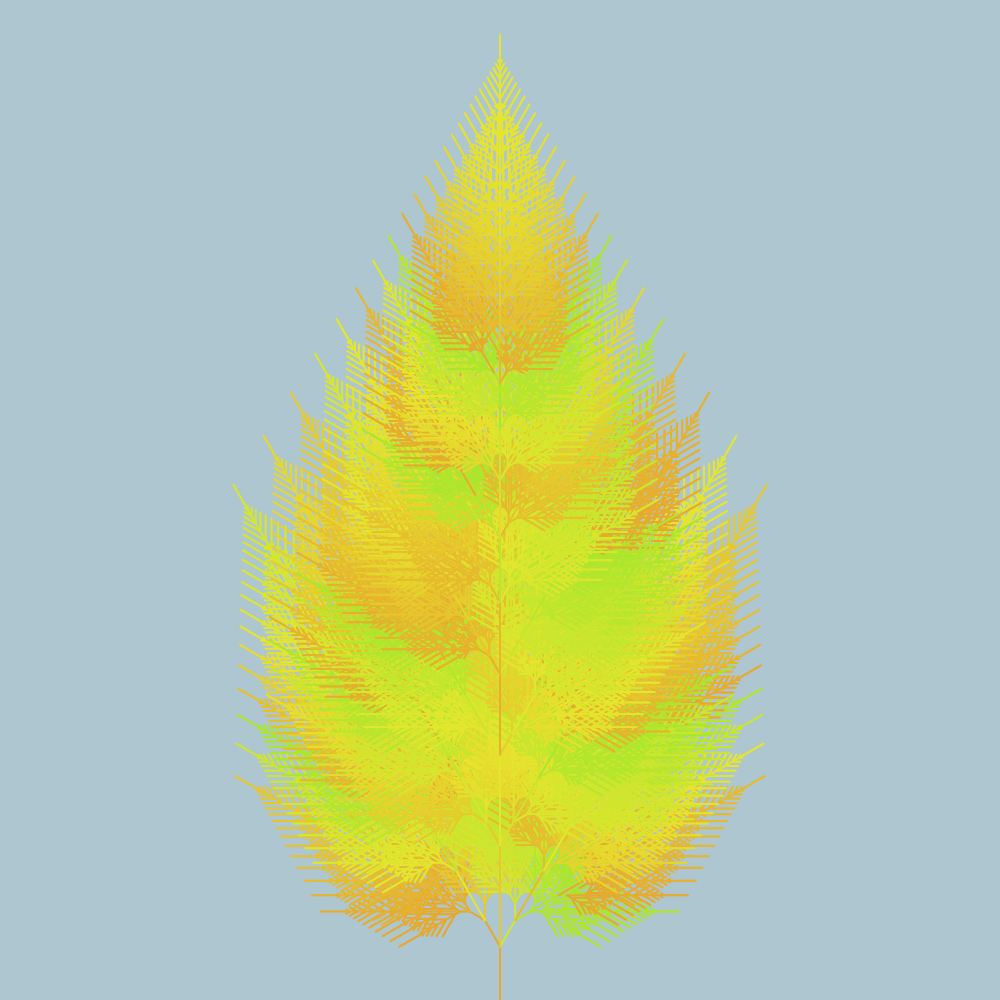
Frame 1 (no input)
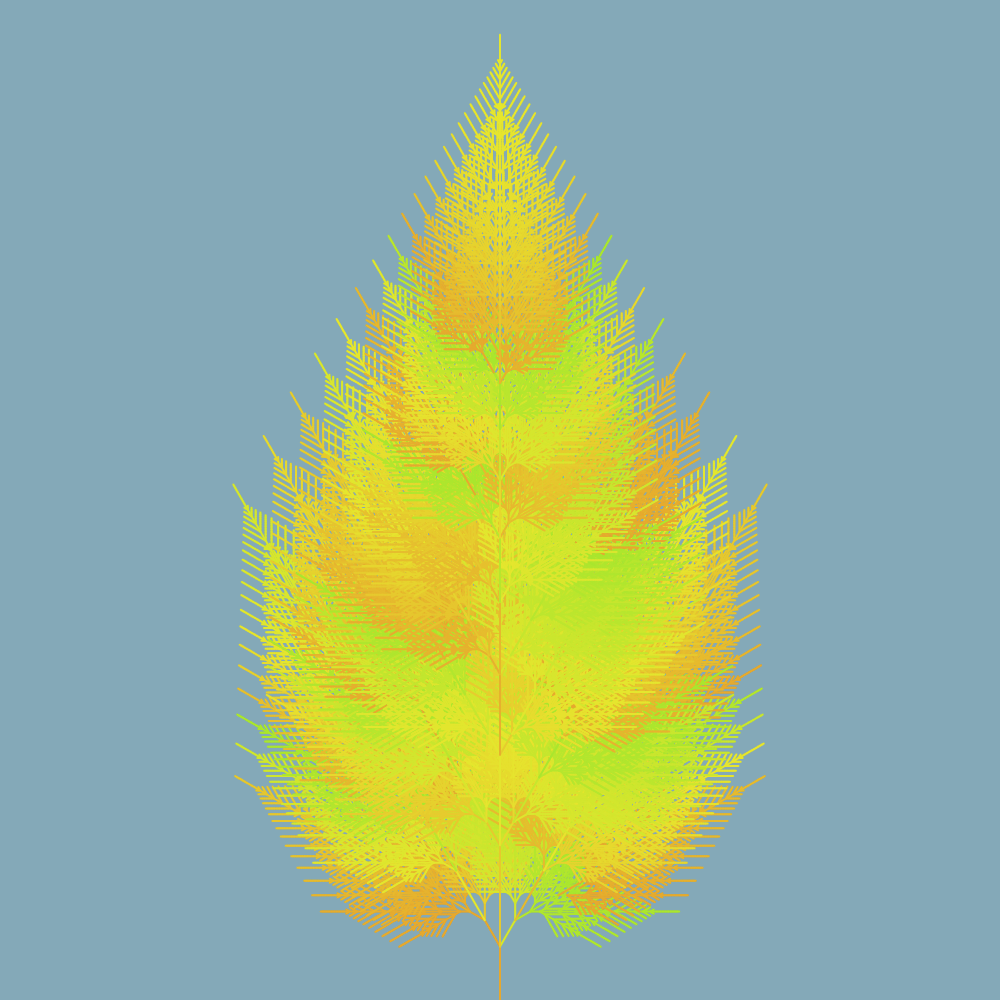
Frame 2 (the mouse pressed at the canvas centre, redrawn once)

The p5.js sketch that drew these frames (run headless with seeded random() and noise() and a simulated clock; the mouse was pressed at the canvas centre and the sketch redrawn once):

// p5.js sketch
// ── sketch.js
var current = [...'A0;']
var axiom = current
var next = []
var count = 0
var s = []

var D = 0
var R = 0
var slider
var col = 0

function setup() {

	slider = createSlider(100, 2000, 10, 10)
	createCanvas(1000, 1000);
	angleMode(DEGREES)
	colorMode(HSB)

	D = 4 // density of lines
	R = 1.12 // how toll ? 

	for (let i = 0; i < 30; i++) {
		getResult()
	}
	// console.log(current.join(''));
	noLoop()
}


function draw() {

	background(197, 42, 63, 0.5)

	// Angle in degrees
	var theta = 30 
	var step_size = 2 
	var step_radius = 5 

	// Initial theta, position
	var ta = 90 
	var tx = width/2 
	var ty = height 
	var th_step = 0.003
	var hue_max = 80 
	var hue_min = 40
	var th = hue_min 
	col = th

	// stroke(200, 100, 100)
	stroke(0, 0, 90)
	fill(count * 10, 100, 100)
	strokeWeight(1)

	if (current.length > 0) {
		// stroke(100, random(150), 150, 255 - (count * 20))
		// stroke("SteelBlue")
		for (let i = 0; i < current.length; i++) {
			let c = current[i]
			let vx = 0
			if (c == 'F') {

				stroke(col, 80, 90)
				strokeWeight(2)
				// noStroke(0)
				let val = []
				for (let j = 1; j < 10; j++) {
					let v = current[i + j]
					if (v == ';') {
						break
					} else {
						val.push(v)
					}
				}
				vx = parseFloat(val.join(''))
				// console.log("vx: " + vx);

				var new_x = tx + vx * (step_size * cos(ta))
				var new_y = ty - vx * (step_size * sin(ta))
				line(tx, ty, new_x, new_y)
				tx = new_x
				ty = new_y
			} else if (c == 'D') { // F+F

				let c = current[i]
				let vx = 0
				let val = []
				for (let j = 1; j < 10; j++) {
					let v = current[i + j]
					if (v == ';') {
						break
					} else {
						val.push(v)
					}
				}
				vx = parseFloat(val.join(''))
				// console.log("vx: " + vx);


				var new_x = tx + vx* (step_size * cos(ta))
				var new_y = ty - vx* (step_size * sin(ta))
				line(tx, ty, new_x, new_y)
				tx = new_x
				ty = new_y
				ta += theta
				var new_x = tx + vx * (step_size * cos(ta))
				var new_y = ty - vx * (step_size * sin(ta))
				line(tx, ty, new_x, new_y)
				tx = new_x
				ty = new_y

			} else if (c == 'G') { // F-F
				var new_x = tx + (step_size * cos(ta))
				var new_y = ty - (step_size * sin(ta))
				line(tx, ty, new_x, new_y)
				tx = new_x
				ty = new_y
				ta -= theta
				var new_x = tx + (step_size * cos(ta))
				var new_y = ty - (step_size * sin(ta))
				line(tx, ty, new_x, new_y)
				tx = new_x
				ty = new_y
			} else if (c == 'f') {
				var new_x = tx + (step_size * cos(ta))
				var new_y = ty - (step_size * sin(ta))
				tx = new_x
				ty = new_y
			} else if (c == '+') { // left

				let val = []
				for (let j = 1; j < 10; j++) {
					let v = current[i + j]
					if (v == ';') {
						break
					} else {
						val.push(v)
					}
				}

				// console.log(val.length)
				if (val.length > 0) vx = parseFloat(val.join(''))
				else vx = theta
				// console.log(theta)
				// console.log(vx)

				// console.log("+");
				ta += vx
				// console.log(ta);
				// ta += (theta + wind * noise(frameCount/20)) 
			} else if (c == '-') { // right

				let val = []
				vx = theta
				for (let j = 1; j < 10; j++) {
					let v = current[i + j]
					if (v == ';') {
						break
					} else {
						val.push(v)
					}
				}

				if (val.length > 0) vx = parseFloat(val.join(''))
				else vx = theta

				ta -= vx
				// ta -= (theta + (1 - noise(frameCount/20))) 
			} else if (c == '[') {
				s.push(tx)
				s.push(ty)
				s.push(ta)
			} else if (c == ']') {
				ta = s.pop()
				ty = s.pop()
				tx = s.pop()
			} else if (c == 'C') {
				noStroke()
				fill(100, 100, 100)
				ellipse(tx, ty, step_radius)
			} else if (c == 'H') {
				th += th_step
				if (th > hue_max) {
					th = th - (hue_max - hue_min)
				}
				fill(th, 100, 100, 0.2)
				col = th
			}
		}
	}
}

function getResult() {
	next = []
	for (var i = 0; i < current.length; i++) {

		let c = current[i]
		let x = 0

		// Rules
		if (c == 'F') {
			let val = []
			for (let j = 1; j < 10; j++) {
				let v = current[i + j]
				if (v == ';') {
					break
				} else {
					val.push(v)
				}
			}
			x = parseFloat(val.join(''))
			var t = x * R
			next.push(..."F"+t+";")
		} else if (c == "A") {
			let val = []
			for (let j = 1; j < 10; j++) {
				let v = current[i + j]
				if (v == ';') {
					break
				} else {
					val.push(v)
				}
			}
			x = parseFloat(val.join(''))

			if (x == 0) {
				next.push(..."F1;H[+;A"+D+";][-;A"+D+";]F1;HA0;")
			} else if (x > 0) {
				var t = x - 1
				next.push(..."A"+t+";")
			}
		} else if ('0123456789'.indexOf(c) === -1) {
			// if (c !== ";") {
				// console.log("not number")
				// console.log(c)
				next.push(c)
			// }
		}
	}

	current = next
	// console.log(current)
	// console.log(current.join(''))
	// count++

}

function keyPressed() {
	if (keyCode === UP_ARROW) {
		current = axiom
		next = []
	}
}
